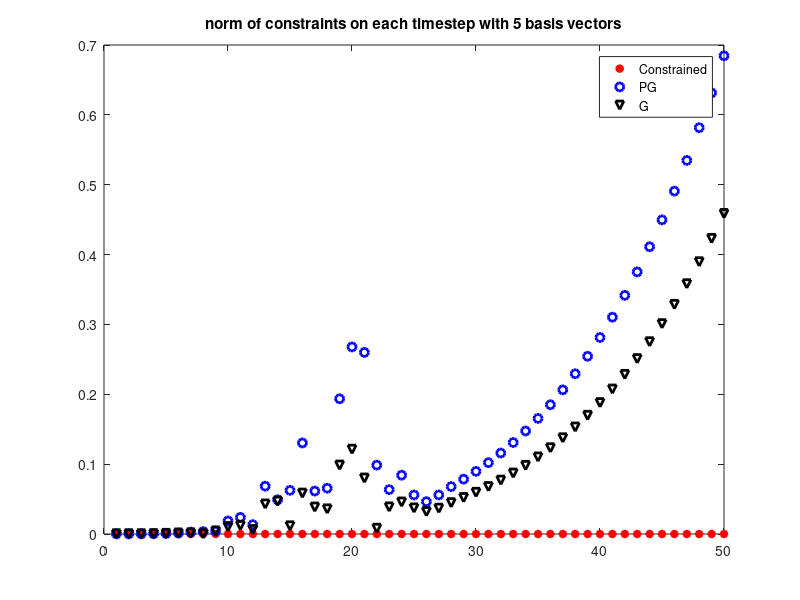
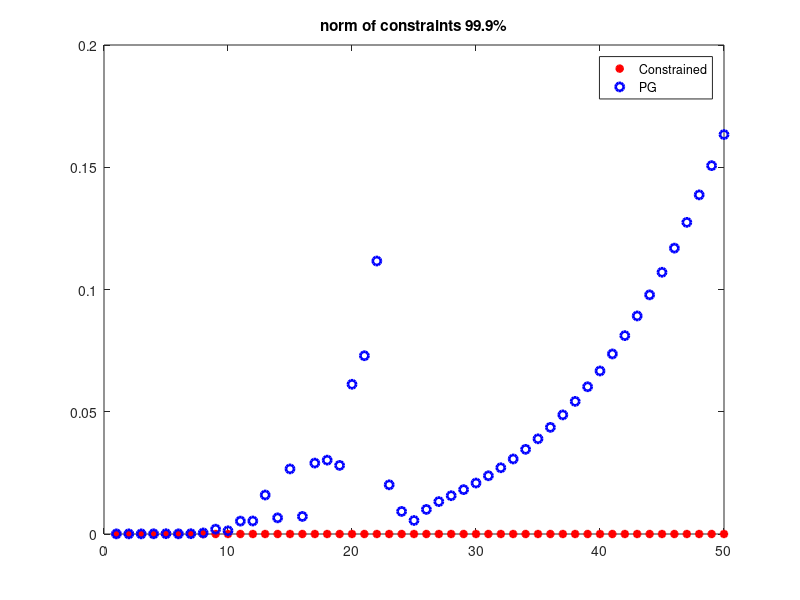
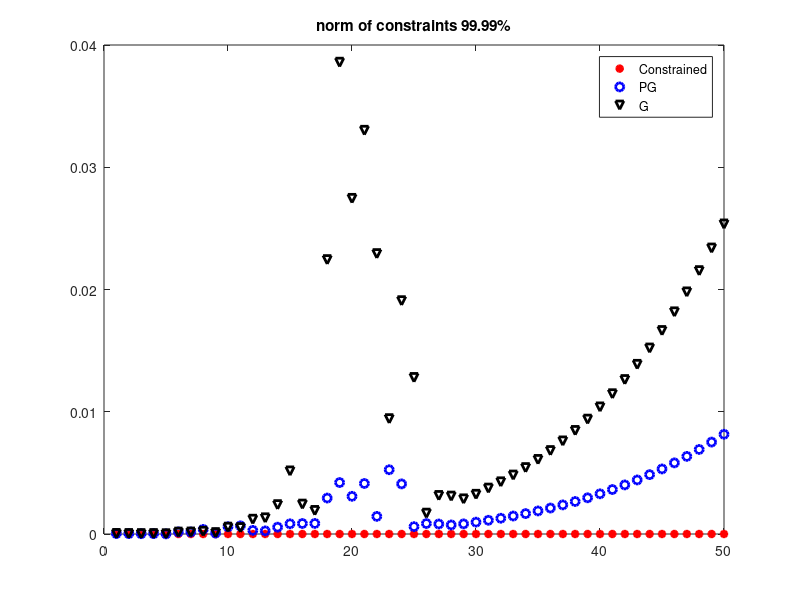

These charts were generated, in order, by the following MATLAB code:
clear all; close all; clc;

G1=load('Gconstr5');
G2=load('Gconstr999');
G3=load('Gconstr9999');

PG1=load('PGconstr5');
PG2=load('PGconstr999');
PG3=load('PGconstr9999');

Z1=load('constrZim5');
Z2=load('constrZim999');
Z3=load('constrZim9999');

%%
normZ_C=norm(Z1.Czim,'fro')
normZ4=norm(Z2.Czim,'fro')
normZ3=norm(Z3.Czim,'fro')

normPG=norm(PG1.Corig,'fro')
normPG4=norm(PG2.Corig,'fro')
normPG3=norm(PG3.Corig,'fro')

normG=norm(G1.Corig,'fro')
normG4=norm(G2.Corig,'fro')
normG3=norm(G3.Corig,'fro')

%%

for i=1:size(Z1.Czim,2)
    z(i)=norm(Z1.Czim(:,i),2);    
    pg(i)=norm(PG1.Corig(:,i),2);    
    g(i)=norm(G1.Corig(:,i),2);

    z3(i)=norm(Z3.Czim(:,i),2);    
    pg3(i)=norm(PG3.Corig(:,i),2);    
    g3(i)=norm(G3.Corig(:,i),2);

    z4(i)=norm(Z2.Czim(:,i),2);    
    pg4(i)=norm(PG2.Corig(:,i),2);    
%     g4(i)=norm(G2.Corig(:,i),2);

end

figure(1)
plot(z,'r*', 'linewidth',2); hold on
plot(pg,'bo', 'linewidth',2)
plot(g,'kv', 'linewidth',2)
legend('Constrained', 'PG', 'G')
title('norm of constraints on each timestep with 5 basis vectors')

figure(2)
plot(z4,'r*', 'linewidth',2); hold on
plot(pg4,'bo', 'linewidth',2)
% plot(g4,'kv', 'linewidth',2)
legend('Constrained', 'PG')
title('norm of constraints 99.9%')

figure(3)
plot(z3,'r*', 'linewidth',2); hold on
plot(pg3,'bo', 'linewidth',2)
plot(g3,'kv', 'linewidth',2)
legend('Constrained', 'PG', 'G')
title('norm of constraints 99.99%')


